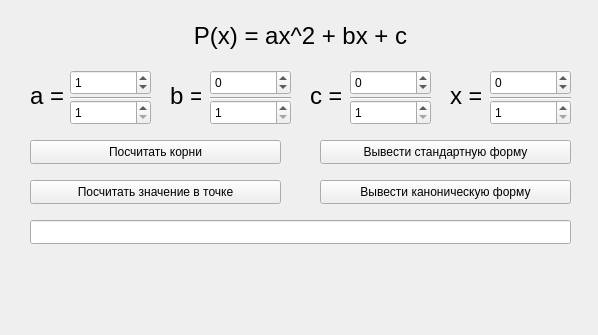
<?xml version="1.0" encoding="UTF-8"?>
<ui version="4.0">
 <class>Interface</class>
 <widget class="QWidget" name="Interface">
  <property name="geometry">
   <rect>
    <x>0</x>
    <y>0</y>
    <width>598</width>
    <height>335</height>
   </rect>
  </property>
  <property name="windowTitle">
   <string>Interface</string>
  </property>
  <widget class="QSpinBox" name="spinBox_c_t">
   <property name="geometry">
    <rect>
     <x>350</x>
     <y>70</y>
     <width>81</width>
     <height>25</height>
    </rect>
   </property>
   <property name="minimum">
    <number>-32768</number>
   </property>
   <property name="maximum">
    <number>32767</number>
   </property>
   <property name="value">
    <number>0</number>
   </property>
  </widget>
  <widget class="QSpinBox" name="spinBox_c_b">
   <property name="geometry">
    <rect>
     <x>350</x>
     <y>100</y>
     <width>81</width>
     <height>25</height>
    </rect>
   </property>
   <property name="minimum">
    <number>1</number>
   </property>
   <property name="maximum">
    <number>32767</number>
   </property>
  </widget>
  <widget class="Line" name="line_4">
   <property name="geometry">
    <rect>
     <x>490</x>
     <y>90</y>
     <width>81</width>
     <height>16</height>
    </rect>
   </property>
   <property name="orientation">
    <enum>Qt::Horizontal</enum>
   </property>
  </widget>
  <widget class="QLabel" name="label_4">
   <property name="geometry">
    <rect>
     <x>310</x>
     <y>80</y>
     <width>31</width>
     <height>31</height>
    </rect>
   </property>
   <property name="font">
    <font>
     <pointsize>18</pointsize>
    </font>
   </property>
   <property name="text">
    <string>c = </string>
   </property>
  </widget>
  <widget class="Line" name="line_2">
   <property name="geometry">
    <rect>
     <x>210</x>
     <y>90</y>
     <width>81</width>
     <height>16</height>
    </rect>
   </property>
   <property name="orientation">
    <enum>Qt::Horizontal</enum>
   </property>
  </widget>
  <widget class="Line" name="line">
   <property name="geometry">
    <rect>
     <x>70</x>
     <y>90</y>
     <width>81</width>
     <height>16</height>
    </rect>
   </property>
   <property name="orientation">
    <enum>Qt::Horizontal</enum>
   </property>
  </widget>
  <widget class="QLabel" name="label_2">
   <property name="geometry">
    <rect>
     <x>30</x>
     <y>80</y>
     <width>41</width>
     <height>31</height>
    </rect>
   </property>
   <property name="font">
    <font>
     <pointsize>18</pointsize>
    </font>
   </property>
   <property name="text">
    <string>a = </string>
   </property>
  </widget>
  <widget class="QLabel" name="label">
   <property name="geometry">
    <rect>
     <x>30</x>
     <y>20</y>
     <width>541</width>
     <height>31</height>
    </rect>
   </property>
   <property name="font">
    <font>
     <pointsize>18</pointsize>
    </font>
   </property>
   <property name="text">
    <string>P(x) = ax^2 + bx + c</string>
   </property>
   <property name="alignment">
    <set>Qt::AlignCenter</set>
   </property>
  </widget>
  <widget class="QSpinBox" name="spinBox_x_t">
   <property name="geometry">
    <rect>
     <x>490</x>
     <y>70</y>
     <width>81</width>
     <height>25</height>
    </rect>
   </property>
   <property name="minimum">
    <number>-32768</number>
   </property>
   <property name="maximum">
    <number>32767</number>
   </property>
   <property name="value">
    <number>0</number>
   </property>
  </widget>
  <widget class="QLabel" name="label_3">
   <property name="geometry">
    <rect>
     <x>170</x>
     <y>80</y>
     <width>31</width>
     <height>31</height>
    </rect>
   </property>
   <property name="font">
    <font>
     <pointsize>18</pointsize>
    </font>
   </property>
   <property name="text">
    <string>b = </string>
   </property>
  </widget>
  <widget class="Line" name="line_3">
   <property name="geometry">
    <rect>
     <x>350</x>
     <y>90</y>
     <width>81</width>
     <height>16</height>
    </rect>
   </property>
   <property name="orientation">
    <enum>Qt::Horizontal</enum>
   </property>
  </widget>
  <widget class="QSpinBox" name="spinBox_a_t">
   <property name="geometry">
    <rect>
     <x>70</x>
     <y>70</y>
     <width>81</width>
     <height>25</height>
    </rect>
   </property>
   <property name="minimum">
    <number>-32768</number>
   </property>
   <property name="maximum">
    <number>32767</number>
   </property>
   <property name="value">
    <number>1</number>
   </property>
  </widget>
  <widget class="QSpinBox" name="spinBox_a_b">
   <property name="geometry">
    <rect>
     <x>70</x>
     <y>100</y>
     <width>81</width>
     <height>25</height>
    </rect>
   </property>
   <property name="minimum">
    <number>1</number>
   </property>
   <property name="maximum">
    <number>32767</number>
   </property>
   <property name="value">
    <number>1</number>
   </property>
  </widget>
  <widget class="QSpinBox" name="spinBox_b_t">
   <property name="geometry">
    <rect>
     <x>210</x>
     <y>70</y>
     <width>81</width>
     <height>25</height>
    </rect>
   </property>
   <property name="minimum">
    <number>-32768</number>
   </property>
   <property name="maximum">
    <number>32767</number>
   </property>
   <property name="value">
    <number>0</number>
   </property>
  </widget>
  <widget class="QLabel" name="label_6">
   <property name="geometry">
    <rect>
     <x>450</x>
     <y>80</y>
     <width>31</width>
     <height>31</height>
    </rect>
   </property>
   <property name="font">
    <font>
     <pointsize>18</pointsize>
    </font>
   </property>
   <property name="text">
    <string>x = </string>
   </property>
  </widget>
  <widget class="QSpinBox" name="spinBox_x_b">
   <property name="geometry">
    <rect>
     <x>490</x>
     <y>100</y>
     <width>81</width>
     <height>25</height>
    </rect>
   </property>
   <property name="minimum">
    <number>1</number>
   </property>
   <property name="maximum">
    <number>32767</number>
   </property>
  </widget>
  <widget class="QSpinBox" name="spinBox_b_b">
   <property name="geometry">
    <rect>
     <x>210</x>
     <y>100</y>
     <width>81</width>
     <height>25</height>
    </rect>
   </property>
   <property name="minimum">
    <number>1</number>
   </property>
   <property name="maximum">
    <number>32767</number>
   </property>
  </widget>
  <widget class="QPushButton" name="pushButton_roots">
   <property name="geometry">
    <rect>
     <x>30</x>
     <y>140</y>
     <width>251</width>
     <height>24</height>
    </rect>
   </property>
   <property name="text">
    <string>Посчитать корни</string>
   </property>
  </widget>
  <widget class="QPushButton" name="pushButton_standart">
   <property name="geometry">
    <rect>
     <x>320</x>
     <y>140</y>
     <width>251</width>
     <height>24</height>
    </rect>
   </property>
   <property name="text">
    <string>Вывести стандартную форму</string>
   </property>
  </widget>
  <widget class="QPushButton" name="pushButton_value">
   <property name="geometry">
    <rect>
     <x>30</x>
     <y>180</y>
     <width>251</width>
     <height>24</height>
    </rect>
   </property>
   <property name="text">
    <string>Посчитать значение в точке</string>
   </property>
  </widget>
  <widget class="QPushButton" name="pushButton_canon">
   <property name="geometry">
    <rect>
     <x>320</x>
     <y>180</y>
     <width>251</width>
     <height>24</height>
    </rect>
   </property>
   <property name="text">
    <string>Вывести каноническую форму</string>
   </property>
  </widget>
  <widget class="QLineEdit" name="lineEdit_result">
   <property name="geometry">
    <rect>
     <x>30</x>
     <y>220</y>
     <width>541</width>
     <height>24</height>
    </rect>
   </property>
  </widget>
 </widget>
 <resources/>
 <connections/>
</ui>
